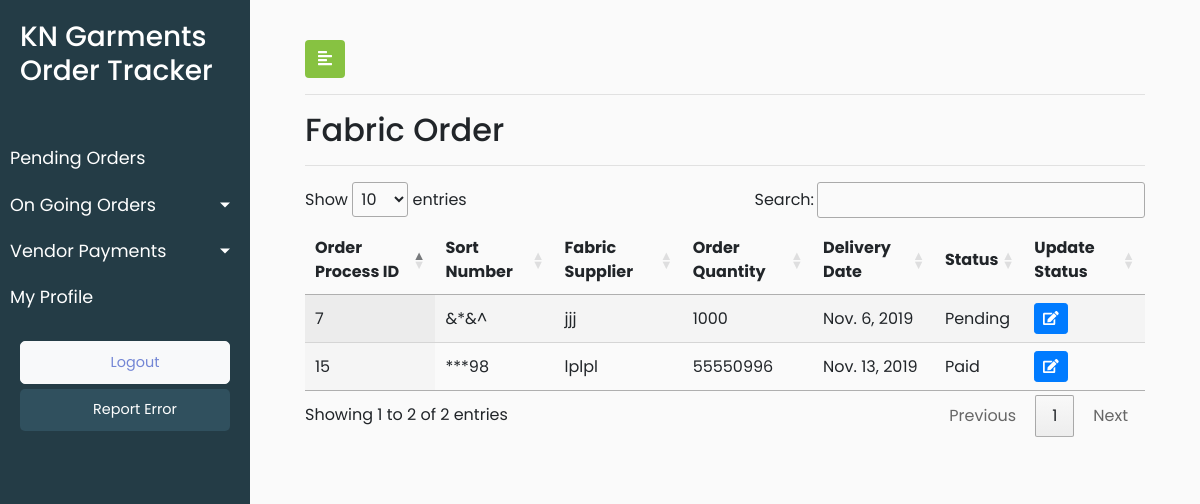
The page /track_order_fabric_order/ (signed in) on the database as committed earlier.
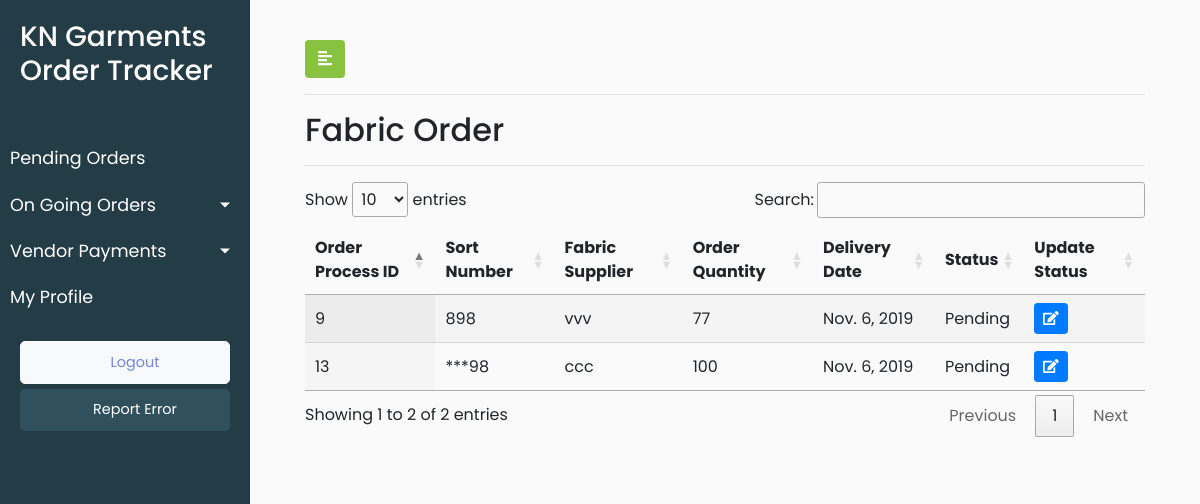
The same page on the database as committed later.
### KNGarment_Order_TrackPro_App/models.py (models this page shows, shortened)
class Process(models.Model):
    Paid = 1
    Pending = 2
    PAYMENT_STATUS=((Paid,'Paid'), (Pending,'Pending'))
    process_vendor_name = models.CharField(max_length=920,blank=True)
    process_vendor_location = models.CharField(max_length=920,blank=True)
    process_received_quantity = models.IntegerField(blank=True,null=True)
    process_received_date = models.DateField(default=timezone.now)
    process_delivery_date = models.DateField(default=timezone.now)
    process_bill_number = models.IntegerField(blank=True,default=0)
    process_bill_file = models.FileField(blank=True)
    process_payment_status = models.PositiveSmallIntegerField(choices=PAYMENT_STATUS,default=Pending,blank=True)
    process_date_of_entry = models.DateTimeField(default=timezone.now)
    process_vendor_id = models.ForeignKey(Vendor, on_delete = models.CASCADE,blank=True)
    process_order_id = models.ForeignKey(Orders, on_delete=models.CASCADE,blank=True)
    process_customuser_id = models.ForeignKey(CustomUser,on_delete=models.CASCADE,default=1)
    objects = InheritanceManager()
    class Meta:
        verbose_name_plural = "Process List"
        verbose_name = "Process"

class Fabric_Order(Process):
    Fabric_Order = 1
    process_type = models.PositiveSmallIntegerField(default=Fabric_Order)
    fabric_order_sort_number = models.CharField(max_length=920)
    fabric_order_quantity = models.IntegerField(blank=True,null=True)
    class Meta:
        verbose_name_plural = "Fabric Orders List"
        verbose_name = "Fabric Order"

class Process(models.Model):
    Paid = 1
    Pending = 2
    PAYMENT_STATUS=((Paid,'Paid'), (Pending,'Pending'))
    process_vendor_name = models.CharField(max_length=920,blank=True)
    process_vendor_location = models.CharField(max_length=920,blank=True)
    process_received_quantity = models.IntegerField(blank=True,null=True)
    process_received_date = models.DateField(default=timezone.now)
    process_delivery_date = models.DateField(default=timezone.now)
    process_bill_number = models.IntegerField(blank=True,default=0)
    process_bill_file = models.FileField(blank=True)
    process_payment_status = models.PositiveSmallIntegerField(choices=PAYMENT_STATUS,default=Pending,blank=True)
    process_date_of_entry = models.DateTimeField(default=timezone.now)
    process_vendor_id = models.ForeignKey(Vendor, on_delete = models.CASCADE,blank=True)
    process_order_id = models.ForeignKey(Orders, on_delete=models.CASCADE,blank=True)
    process_customuser_id = models.ForeignKey(CustomUser,on_delete=models.CASCADE,default=1)
    objects = InheritanceManager()
    class Meta:
        verbose_name_plural = "Process List"
        verbose_name = "Process"

class Orders(models.Model):
    order_order_number = models.CharField(max_length=920)
    order_order_type = models.CharField(max_length=920)
    order_order_brands = models.CharField(max_length=920)
    order_order_style_number = models.CharField(max_length=920)
    order_order_fit = models.CharField(max_length=920)
    order_order_quantity = models.IntegerField()
    order_order_date = models.DateField(default=timezone.now)
    order_delivery_date = models.DateField(default=timezone.now)
    order_order_category = models.CharField(max_length=920)
    order_fit_sample_status = models.CharField(max_length=920)
    order_fit_sample_submitted_date = models.DateField(default=timezone.now)
    order_pps_sample_status = models.CharField(max_length=920)
    order_pps_sample_submitted_date = models.DateField(default=timezone.now)
    order_order_remark = models.CharField(max_length=920,blank=True)
    order_order_date_of_entry = models.DateTimeField(default=timezone.now)
    order_client_id = models.ForeignKey(Client, on_delete = models.CASCADE,default=1)
    def __str__(self):
        return str(self.pk)
    class Meta:
        verbose_name_plural = "Orders List"
        verbose_name = "Order"

### KNGarment_Order_TrackPro_App/views.py (the view)
# urls.py: path('track_order_fabric_order/', views.track_order_fabric_order, name = 'track_order_fabric_order'),
@login_required(login_url='/user_login')
def track_order_fabric_order(request):
    user_role = request.user.user_role
    fabric_order_objects = Fabric_Order.objects.all()
    data = {'fabric_order':fabric_order_objects,'user_role':user_role}
    return render(request,'KNGarment_Order_TrackPro_App/fabric_order.html',data)

### KNGarment_Order_TrackPro_App/templates/KNGarment_Order_TrackPro_App/fabric_order.html (shortened to what this page needs)
{% extends 'KNGarment_Order_TrackPro_App/base.html' %}
{% load static %}
{% block stylesheets %}
<link rel="stylesheet" href="//cdn.datatables.net/1.10.19/css/jquery.dataTables.min.css">
{% endblock stylesheets %}
{% block content %}
        <div id="content">
            <div class="container-fluid">
                <button type="button" id="sidebarCollapse" class="btn" style="background-color: #87c241;color: white">
                    <i class="fas fa-align-left"></i>
                </button>
                <hr>
                <h2>Fabric Order</h2>
                <hr>
                <div>
                    <table id="test_table" class="display" style="width:100%">
                        <thead>
                            <tr>
                                <th>Order Process ID</th>
                                <th>Sort Number</th>
                                <th>Fabric Supplier</th>
                                <th>Order Quantity</th>
                                <th>Delivery Date</th>
                                <th>Status</th>
                                <th>Update Status</th>
                            </tr>
                        </thead>
                        <tbody>
                        {% for fabric in fabric_order %}
                            <tr>
                                <td><a href="{% url 'KNGarment_Order_TrackPro_App:update_order_detail'%}"> {{fabric.process_order_id}}</a></td>
                                <td>{{fabric.fabric_order_sort_number}}</td>
                                <td>{{fabric.process_vendor_name}}</td>
                                <td>{{fabric.fabric_order_quantity}}</td>
                                <td>{{fabric.process_delivery_date}}</td>
                                <td>
                                {% if fabric.process_payment_status == 1 %}
                                Paid
                                {% else %}
                                Pending
                                {% endif %}
                                </td>
                            <td>
							<button type="button" class="update-order btn btn-sm btn-primary" data-id="{% url 'KNGarment_Order_TrackPro_App:fabric_order_update' pk=fabric.pk  %}">
								<span class="fa fa-edit"></span>
							</button>
						</td>
                            </tr>
                        {% endfor %}
                        </tbody>
                    </table>
                </div>
            </div>
        </div>
{% endblock content %}

Rows that differ between the two databases and show on the page:
removed Fabric_Order: process_order_id "15", fabric_order_sort_number "***98", process_vendor_name "lplpl", fabric_order_quantity "55550996", process_delivery_date "Nov. 13, 2019", shows "Paid"
removed Fabric_Order: process_order_id "7", fabric_order_sort_number "&*&^", process_vendor_name "jjj", fabric_order_quantity "1000", process_delivery_date "Nov. 6, 2019", shows "Pending"
added Fabric_Order: process_order_id "13", fabric_order_sort_number "***98", process_vendor_name "ccc", fabric_order_quantity "100", process_delivery_date "Nov. 6, 2019", shows "Pending"
added Fabric_Order: process_order_id "9", fabric_order_sort_number "898", process_vendor_name "vvv", fabric_order_quantity "77", process_delivery_date "Nov. 6, 2019", shows "Pending"
